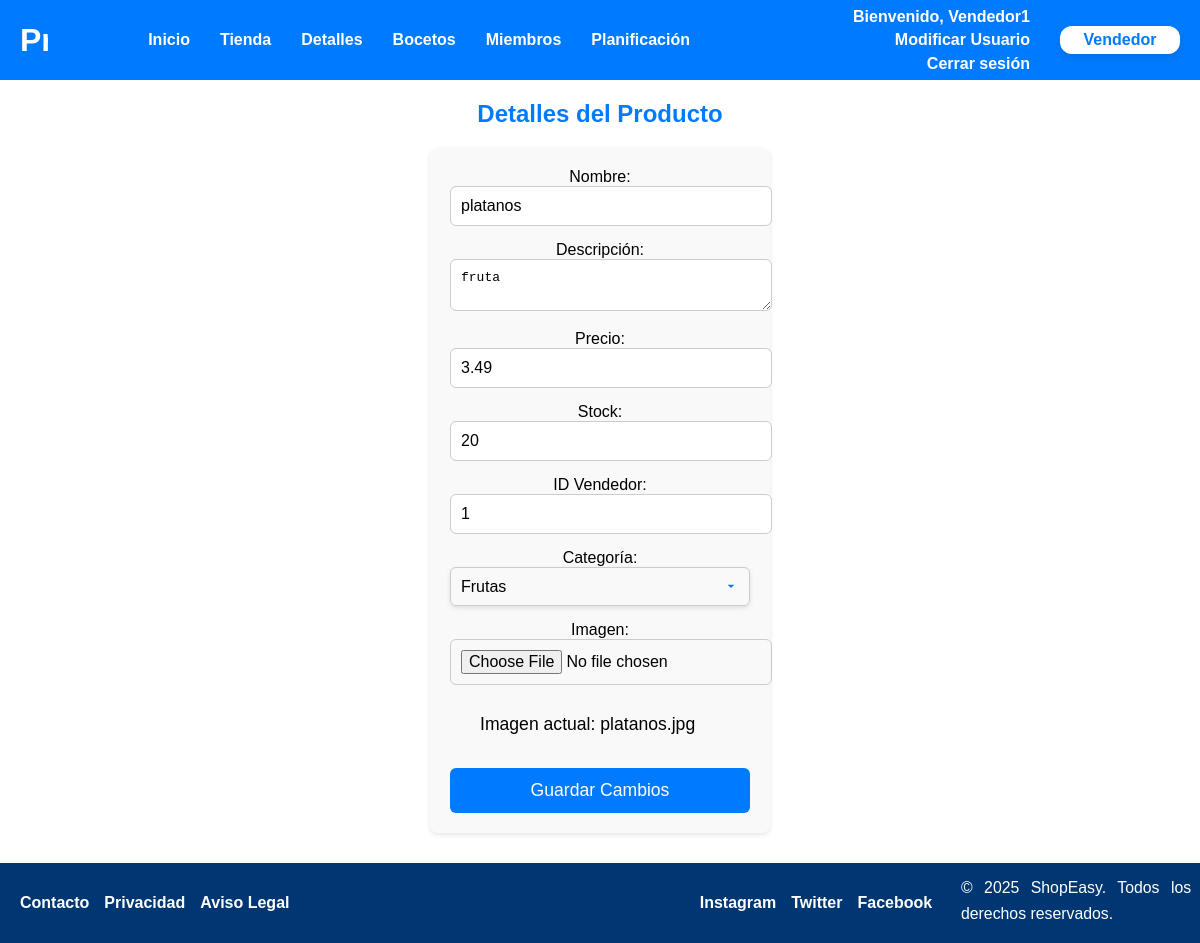
Before: /controller.php?controller=vendedor&action=modificarProducto&id=2 (signed in) with the older database file.
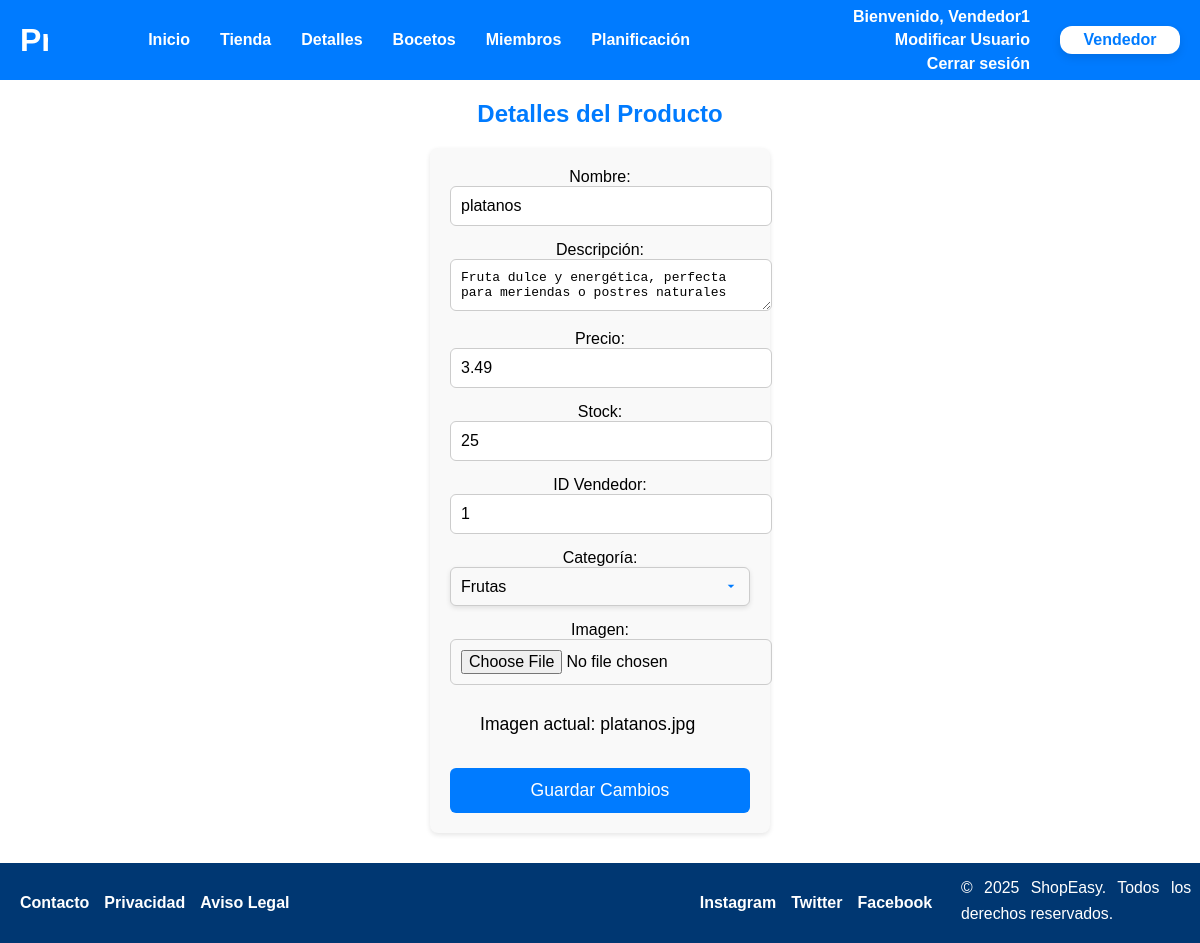
After: the same page with the newer database file.
### tables this page shows
CREATE TABLE `productos` (
  `id_producto` int(7) NOT NULL,
  `nombre` varchar(25) NOT NULL,
  `descripcion` varchar(100) NOT NULL,
  `precio` decimal(10,2) NOT NULL,
  `stock` int(10) NOT NULL,
  `id_vendedor` int(10) NOT NULL,
  `id_categoria` int(10) NOT NULL,
  `imagen` varchar(255) NOT NULL
);

### includes/producto.php (called while the page is built, shortened)
<?php
class Producto {
    private $conn;
    public function __construct($conn, $data = null) {
        $this->conn = $conn;
    }
    public function obtenerProductoPorId($id_producto) {
        $query = "SELECT id_producto, nombre, descripcion, precio, stock, id_vendedor, id_categoria, imagen
                  FROM productos
                  WHERE id_producto = ?";
        $stmt = $this->conn->prepare($query);
        $stmt->bind_param("i", $id_producto);
        $stmt->execute();
        $result = $stmt->get_result();
        if ($result->num_rows === 1) {
            return $result->fetch_assoc();
        }
        return null;
    }
}
?>

### includes/formulariomodificarproducto.php (the view, shortened to what the changed rows need)
<?php
require_once RUTA_INCLUDES . 'formularios.php';
class formulariomodificarproducto extends formularios
{
    private $producto;
    public function __construct($producto) {
        $this->producto = $producto;
    }
    protected function generaCamposFormulario(&$datos)
    {
        $nombre = $datos['nombre'] ?? $this->producto['nombre'];
        $descripcion = $datos['descripcion'] ?? $this->producto['descripcion'];
        $precio = $datos['precio'] ?? $this->producto['precio'];
        $stock = $datos['stock'] ?? $this->producto['stock'];
        $id_vendedor = $datos['id_vendedor'] ?? $this->producto['id_vendedor'];
        $id_categoria = $datos['id_categoria'] ?? $this->producto['id_categoria'];
        $imagen = $this->producto['imagen'];
        $categorias = Categoria::obtenerTodas();
        $opcionesCategorias = '<option value="" ' . ($id_categoria == '' ? 'selected' : '') . '>Selecciona una categoría</option>';
        foreach ($categorias as $categoria) {
            $selected = ($id_categoria == $categoria->getIdCategoria()) ? 'selected' : '';
            $opcionesCategorias .= '<option value="' . htmlspecialchars($categoria->getIdCategoria()) . '" ' . $selected . '>' . ucfirst(htmlspecialchars($categoria->getNombre())) . '</option>';
        }
        $htmlErroresGlobales = self::generaListaErroresGlobales($this->errores);
        $erroresCampos = self::generaErroresCampos(['nombre', 'descripcion', 'precio', 'stock', 'id_vendedor', 'id_categoria', 'imagen'], $this->errores, 'span', array('class' => 'error'));
        $html = <<<EOF
        $htmlErroresGlobales
        <form method="POST" action="controller.php?controller=admin&action=actualizarProducto" enctype="multipart/form-data" class="formulario-form">
            <div>
                <label for="nombre">Nombre:</label>
                <input type="text" id="nombre" name="nombre" value="$nombre" required>
                {$erroresCampos['nombre']}
            </div>
            <div>
                <label for="descripcion">Descripción:</label>
                <textarea id="descripcion" name="descripcion" required>$descripcion</textarea>
                {$erroresCampos['descripcion']}
            </div>
            <div>
                <label for="precio">Precio:</label>
                <input type="number" id="precio" name="precio" step="0.01" value="$precio" required>
                {$erroresCampos['precio']}
            </div>
            <div>
                <label for="stock">Stock:</label>
                <input type="number" id="stock" name="stock" step="1" value="$stock" required>
                {$erroresCampos['stock']}
            </div>
            <div>
                <label for="id_vendedor">ID Vendedor:</label>
                <input type="number" id="id_vendedor" name="id_vendedor" value="$id_vendedor" required>
                {$erroresCampos['id_vendedor']}
            </div>
            <div>
                <label for="id_categoria">Categoría:</label>
                <select id="id_categoria" name="id_categoria" required>
                    $opcionesCategorias
                </select>
                {$erroresCampos['id_categoria']}
            </div>
            <div>
                <label for="imagen">Imagen:</label>
                <input type="file" id="imagen" name="imagen">
                <p>Imagen actual: $imagen</p>
                {$erroresCampos['imagen']}
            </div>
            <input type="hidden" name="id_producto" value="{$this->producto['id_producto']}">
            <button type="submit" class="btn">Guardar Cambios</button>
        </form>
        EOF;
        return $html;
    }
}

Changed rows visible on the page:
changed productos "platanos.jpg": descripcion "fruta" → "Fruta dulce y energética, perfecta para meriendas o postres naturales"; stock "20" → "25"
